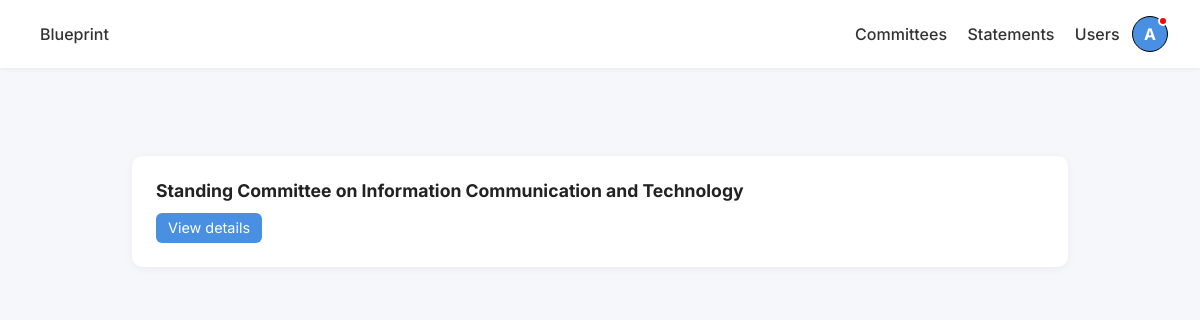
The page /committees (signed in) on the database as committed earlier.
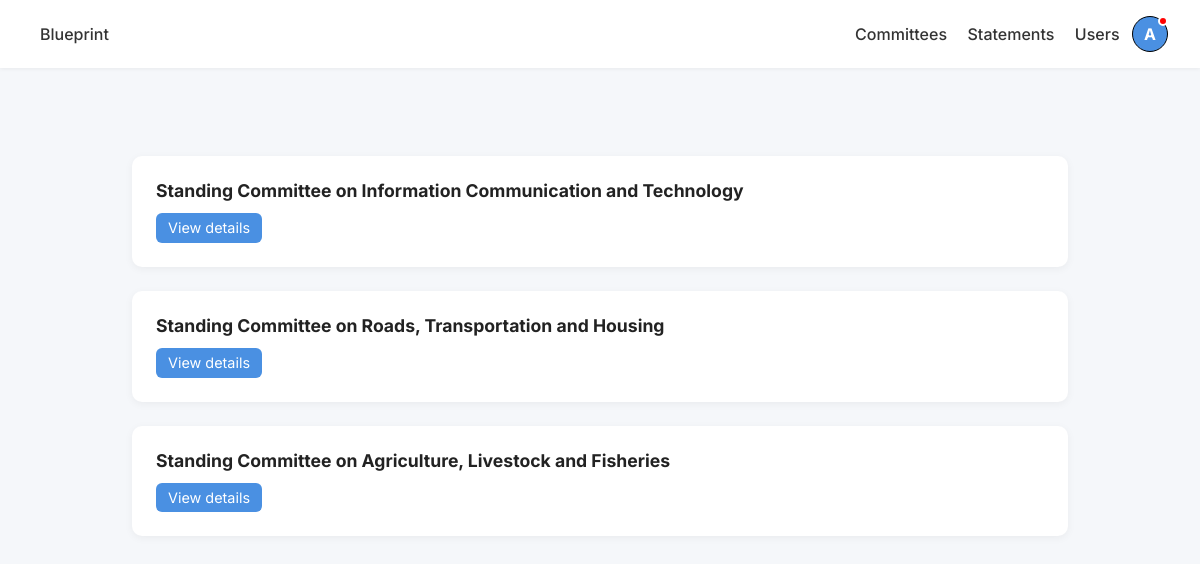
The same page on the database as committed later.
### base/models.py (models this page shows, shortened)
class Committee(models.Model):
    name = models.CharField(max_length=200)
    mandate = models.TextField(null=True, blank=True)
    shorthand = models.CharField(max_length=200)
    chair = models.CharField(max_length=200)
    vice = models.CharField(max_length=200)

### base/views.py (the view)
# urls.py: path('committees', views.committees, name="committees"),
@login_required
def committees(request):
    all_committees = Committee.objects.all()
    context = {'committees' : all_committees}
    return render(request, 'base/committees.html', context)

### accounts/context_processors.py (called while the page is built)
def profile_status(request):
    if request.user.is_authenticated:
        try:
            profile = request.user.memberprofile
            incomplete = not (profile.phone_number and profile.directorate)
            return {'incomplete_profile': incomplete}
        except MemberProfile.DoesNotExist:
            return {'incomplete_profile': True}
    return {}

### base/templates/base/committees.html
{% extends 'main.html' %} <br />
{% load static %} <br />
{% block head %}
<link rel="stylesheet" href="{% static 'styles/committees.css' %}" />
{% endblock %} <br />
{% block content %}
<div class="committees-container">
  {% for committee in committees %}
  <div class="committee-card">
    <h3>{{ committee.name }}</h3>
    <a href="{% url 'committee_detail' committee.id %}" class="view-link"
      >View details</a
    >
  </div>
  {% endfor %}
</div>
{% endblock %}

Rows that differ between the two databases and show on the page:
added Committee: name "Standing Committee on Roads, Transportation and Housing"
added Committee: name "Standing Committee on Agriculture, Livestock and Fisheries"
